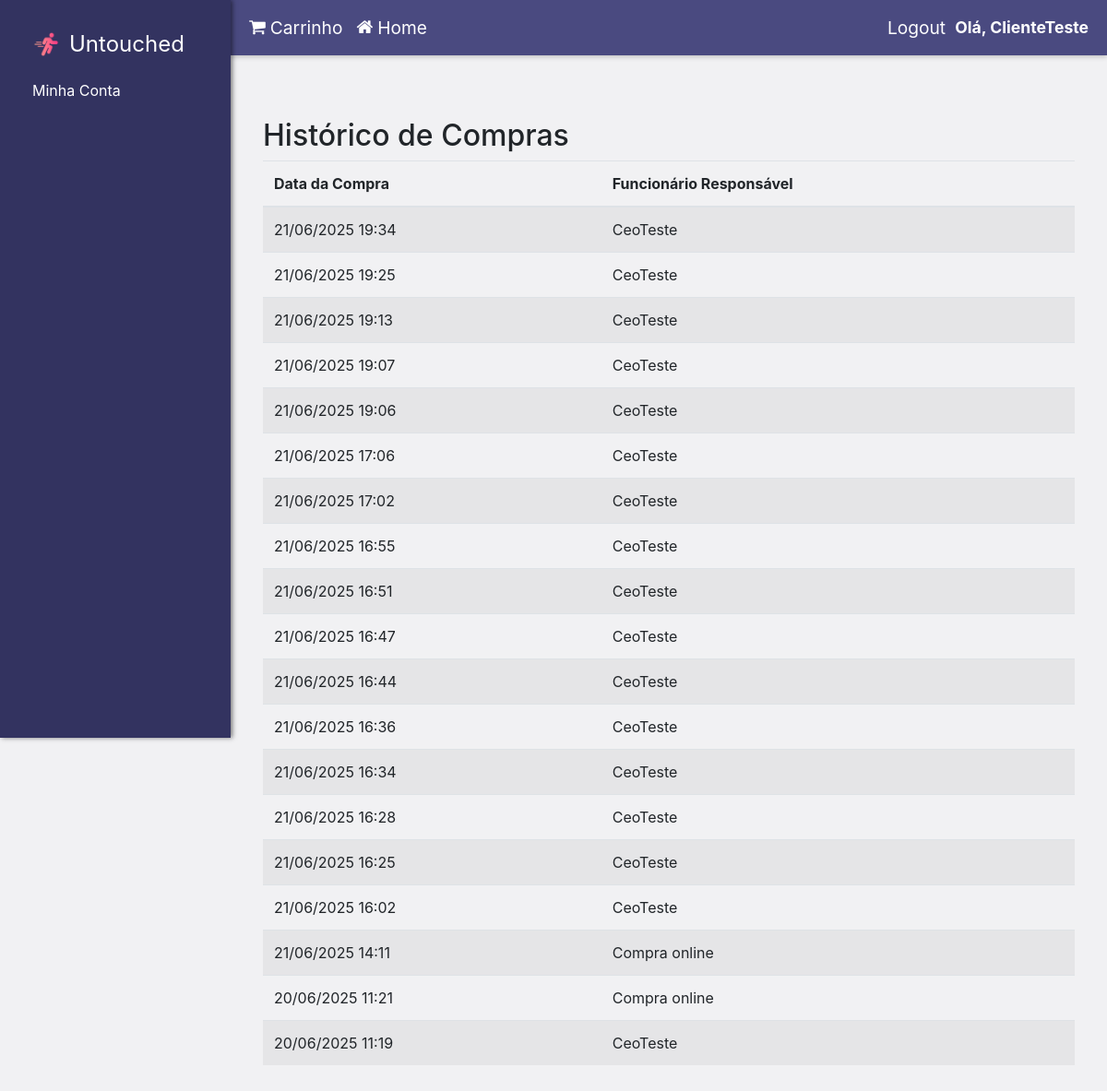
/cliente/cliente/historico_compras (signed in), run on the app's committed database.
### website/model/Users/SubGerente.py (models this page shows, shortened)
class SubGerente(Funcionario):
    __mapper_args__ = {
        'polymorphic_identity': 5
    }

### website/model/Vendas/Venda.py (models this page shows, shortened)
class Venda(db.Model):
    __tablename__ = 'venda'
    id = db.Column(db.Integer, primary_key=True)
    data_venda = db.Column(db.DateTime, default=datetime.utcnow)
    cliente_id = db.Column(db.Integer, db.ForeignKey('usuario.id'))
    funcionario_id = db.Column(db.Integer, db.ForeignKey('usuario.id'))
    itens_vendidos = db.relationship('ItemVendido', backref='itens')

### website/controller/clienteController.py (the view)
@clienteC.route('/cliente/historico_compras')
def historico_compras():
    cliente_id = current_user.id
    vendas = VendaDatabaseService.buscar_historico_compras(cliente_id)
    historico = []
    for venda in vendas:
        nome_funcionario = "Compra online"
        if venda.funcionario_id:
            nome = UserDatabaseService.get_nome_por_id(venda.funcionario_id)
            if nome:
                nome_funcionario = nome
        historico.append({
            'data_venda': venda.data_venda,
            'nome_funcionario': nome_funcionario
        })
    return render_template("historico_compras.html", historico=historico)

### website/model/Users/User.py (called while the page is built)
    @property
    def id(self):
        return self._id

### website/service/UserDatabaseService.py (called while the page is built)
    @staticmethod
    def get_nome_por_id(usuario_id):
        usuario = User.query.get(usuario_id)
        if usuario:
            return usuario.nome
        return None

### website/service/VendaDatabaseService.py (called while the page is built)
    @staticmethod
    def buscar_historico_compras(cliente_id):
        return Venda.query.filter_by(cliente_id=cliente_id).order_by(Venda.data_venda.desc()).all()

### website/templates/historico_compras.html (shortened to what this page needs)
{% extends 'layout.html' %}
{% block content %}
<div class="container mt-5">
    <h2>Histórico de Compras</h2>
    <table class="table table-striped">
        <thead>
            <tr>
                <th>Data da Compra</th>
                <th>Funcionário Responsável</th>
            </tr>
        </thead>
        <tbody>
            {% for item in historico %}
            <tr>
                <td>{{ item.data_venda.strftime('%d/%m/%Y %H:%M') }}</td>
                <td>{{ item.nome_funcionario }}</td>
            </tr>
            {% endfor %}
        </tbody>
    </table>
</div>
{% endblock %}

### website/templates/layout.html (shortened to what this page needs)
<!DOCTYPE html>
<html>
<head>
    <link
        rel="stylesheet"
        href="https://stackpath.bootstrapcdn.com/bootstrap/4.4.1/css/bootstrap.min.css"
    />
    <link
        rel="stylesheet"
        href="https://stackpath.bootstrapcdn.com/font-awesome/4.7.0/css/font-awesome.min.css"
    />
</head>
<body>
    <div class="sidebar">
        <div class="navbar-nav">
            <a class="navbar-brand" href="{{ url_for('homeC.home') }}">
                <img src="{{ url_for('static', filename='images/logo.png') }}" alt="Nossa Logo" height="30">
                <span style="font-size: 1.2em;">Untouched</span>
            </a>
            {% block sidebar_specific_content %}
                {% if current_user.is_authenticated%}
                    {%if current_user.tipo_usuario > 2%}
                        <a class="nav-item nav-link" href="{{ url_for('homeC.home_funcionario') }}">Minha Conta</a>
                    {%else%}
                        <a class="nav-item nav-link" href="{{ url_for('homeC.home_cliente') }}">Minha Conta</a>
                    {%endif%}
                {%else%}
                    <a class="nav-item nav-link" href="{{ url_for('loginC.login_page') }}">Login</a>
                    <a class="nav-item nav-link" href="{{ url_for('signC.sign_up') }}">Sign Up</a>
                {% endif %}
            {% endblock %}
        </div>
    </div>
    <div class="main-content-area">
        <div class="topbar">
            <div class="welcome-section">
                {% if current_user.is_authenticated %}
                {%if current_user.is_authenticated and current_user.tipo_usuario == 2%}
                    <a class="cart-link" href="{{ url_for('vendaC.carrinho') }}">
                        <i class="fa fa-shopping-cart"></i> Carrinho
                    </a>
                {%endif%}
                {%endif%}
                <a class="home-link" href="{{ url_for('homeC.home') }}">
                    <i class="fa fa-home"></i> Home
                </a>
            </div>
            <div class="auth-info">
                {% if current_user.is_authenticated %}
                    <a class="auth-link" href="{{ url_for('loginC.logout') }}">Logout</a>
                    <span class="welcome-message">Olá, {{ current_user.nome }}</span>
                {% else %}
                    <a class="auth-link" href="{{ url_for('loginC.login_page') }}">Login</a>
                    <a class="auth-link" href="{{ url_for('signC.sign_up') }}">Sign Up</a>
                {% endif %}
            </div>
        </div>
        <div class="content-wrapper">
          {% block content %}
          {% endblock %}
        </div>
    </div>
</body>
</html>

### website/templates/layout.html (style rules this page uses)
body { display: flex; min-height: 100vh; margin: 0; background-color: #eeeef0c5; }
.sidebar { width: 250px; flex-shrink: 0; background-color: #333360; color: white; padding: 20px; box-shadow: 2px 0 5px rgba(0,0,0,0.5); position: sticky; top: 0; height: 100vh; overflow-y: auto; display: flex; flex-direction: column; }
.sidebar .navbar-brand, .sidebar .nav-link { color: white !important; padding: 10px 15px; display: flex; align-items: center; text-decoration: none; }
.sidebar .navbar-brand img { margin-right: 10px; }
.main-content-area { flex-grow: 1; display: flex; flex-direction: column; }
.topbar { background-color: #4a4a80; color: white; padding: 10px 20px; display: flex; justify-content: space-between; align-items: center; box-shadow: 0 2px 5px rgba(0,0,0,0.2); height: 60px; flex-shrink: 0; }
.topbar .welcome-section { display: flex; align-items: center; gap: 15px; }
.topbar .welcome-message { font-size: 1.1em; font-weight: bold; }
.topbar .home-link, .topbar .cart-link, .topbar .auth-link, .topbar .my-account-link { color: white !important; text-decoration: none; font-size: 1.2em; display: flex; align-items: center; transition: color 0.2s ease-in-out; }
.topbar .home-link i, .topbar .cart-link i { margin-right: 5px; }
.topbar .auth-info { display: flex; align-items: center; gap: 10px; }
.content-wrapper { flex-grow: 1; padding: 20px; }

### data on the page
SubGerente: nome "ClienteTeste"
SubGerente: data_venda "21/06/2025 19:34", nome_funcionario "CeoTeste", data_venda "21/06/2025 19:25", data_venda "21/06/2025 19:13", data_venda "21/06/2025 19:07", data_venda "21/06/2025 19:06", data_venda "21/06/2025 17:06", data_venda "21/06/2025 17:02", data_venda "21/06/2025 16:55", data_venda "21/06/2025 16:51", data_venda "21/06/2025 16:47", data_venda "21/06/2025 16:44", data_venda "21/06/2025 16:36", data_venda "21/06/2025 16:34", data_venda "21/06/2025 16:28", data_venda "21/06/2025 16:25", data_venda "21/06/2025 16:02", data_venda "20/06/2025 11:19"
Venda: data_venda "21/06/2025 14:11"
Venda: data_venda "20/06/2025 11:21"

### other printed values
{{ item.nome_funcionario }} "Compra online" "Compra online"
